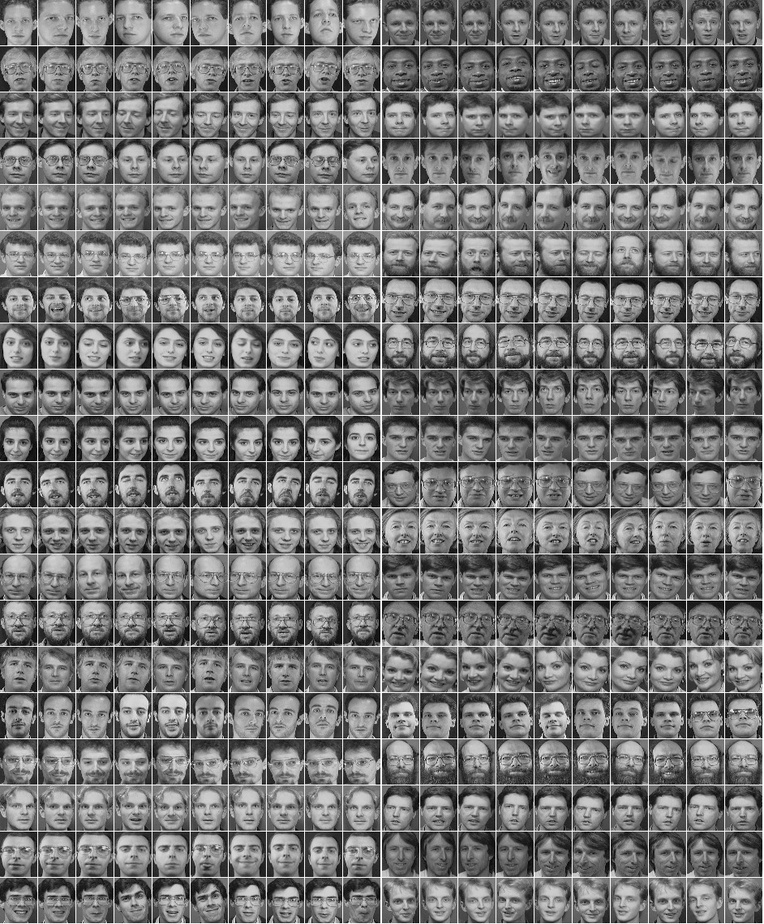
#> input picture face_scope/datasets/other/olivetti_faces/olivettifaces.jpg, 764 x 924 px, shrunk from 942 x 1140 before the run
$ python split_img.py
#> lines starting #> are read from the running program, lines starting #| are printed output that depends on the picture
from PIL import Image
import numpy as np
import os

# 图像路径
image_path = './olivettifaces.jpg'

# 读取图像
I = Image.open(image_path)
#> I is the input picture: PIL image 764x924 L; min 0, max 255, mean 118.3
I = np.array(I, dtype=np.float64) / 255.0  # 将图像读取为double类型并归一化
#> I: shape (924, 764) float64

# 获取图像的大小
M, N = I.shape
#> M = 924; N = 764
m = M // 20  # 每张小图的高
#> m = 46
n = N // 20  # 每张小图的宽
#> n = 38

# 输出图像保存路径
output_dir = './face_images'

# 创建输出目录
if not os.path.exists(output_dir):
    os.makedirs(output_dir)

# 分割并保存小图
for i in range(20):
    for j in range(20):
        # 生成小图
        small_pic = I[i * m:(i + 1) * m, j * n:(j + 1) * n]

        # 保存每张小图，目录按人物编号，文件名按小图编号
        person_dir = os.path.join(output_dir, f'person_{i + 1}')
        if not os.path.exists(person_dir):
            os.makedirs(person_dir)
        Image.fromarray((small_pic * 255).astype(np.uint8)).save(
            os.path.join(person_dir, f'{j + 1}.jpg'))
#> this loop made 20 passes
#> pass 1, `Image.fromarray((small_pic * 255).astype(np.uint8)).save( os.path.join..`:
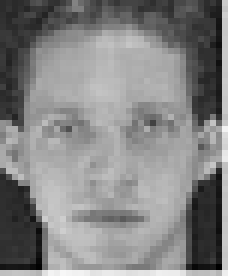
#> saved as 1.jpg: PIL image 38x46 L (shown 6 times larger); min 0, max 247, mean 132
#> pass 1, `Image.fromarray((small_pic * 255).astype(np.uint8)).save( os.path.join..`:
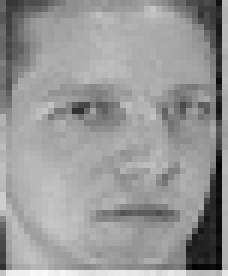
#> saved as 2.jpg: PIL image 38x46 L (shown 6 times larger); min 0, max 248, mean 151.8
#> pass 1, `Image.fromarray((small_pic * 255).astype(np.uint8)).save( os.path.join..`:
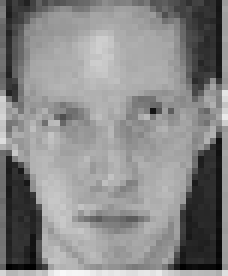
#> saved as 3.jpg: PIL image 38x46 L (shown 6 times larger); min 0, max 248, mean 136.5
#> pass 1, `Image.fromarray((small_pic * 255).astype(np.uint8)).save( os.path.join..`:
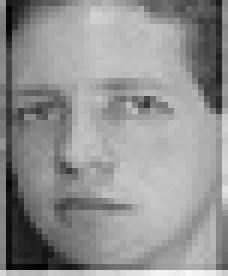
#> saved as 4.jpg: PIL image 38x46 L (shown 6 times larger); min 0, max 246, mean 145.4

print(f'所有人脸图像已分割并保存到 {output_dir}')
#| 所有人脸图像已分割并保存到 ./face_images
